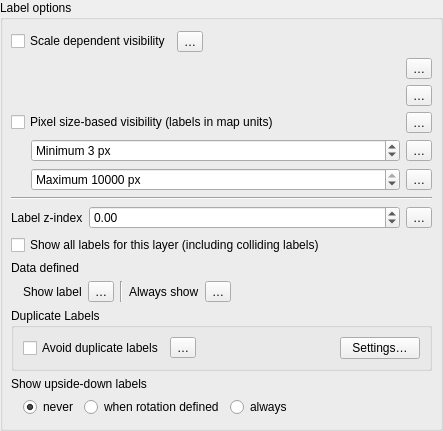
                       <widget class="QgsCollapsibleGroupBox" name="mRenderingLabelGrpBx">
                        <property name="title">
                         <string>Label options</string>
                        </property>
                        <property name="syncGroup" stdset="0">
                         <string notr="true">labelrenderinggroup</string>
                        </property>
                        <layout class="QVBoxLayout" name="verticalLayout_16">
                         <property name="leftMargin">
                          <number>8</number>
                         </property>
                         <property name="rightMargin">
                          <number>8</number>
                         </property>
                         <item>
                          <layout class="QGridLayout" name="gridLayout_9">
                           <property name="verticalSpacing">
                            <number>6</number>
                           </property>
                           <item row="0" column="0">
                            <widget class="QCheckBox" name="mScaleBasedVisibilityChkBx">
                             <property name="sizePolicy">
                              <sizepolicy hsizetype="Maximum" vsizetype="Fixed">
                               <horstretch>0</horstretch>
                               <verstretch>0</verstretch>
                              </sizepolicy>
                             </property>
                             <property name="text">
                              <string>Scale dependent visibility</string>
                             </property>
                            </widget>
                           </item>
                           <item row="0" column="1">
                            <widget class="QgsPropertyOverrideButton" name="mScaleBasedVisibilityDDBtn">
                             <property name="text">
                              <string>…</string>
                             </property>
                            </widget>
                           </item>
                           <item row="0" column="2">
                            <spacer name="horizontalSpacer_4">
                             <property name="orientation">
                              <enum>Qt::Horizontal</enum>
                             </property>
                             <property name="sizeHint" stdset="0">
                              <size>
                               <width>0</width>
                               <height>20</height>
                              </size>
                             </property>
                            </spacer>
                           </item>
                           <item row="1" column="0" colspan="3">
                            <widget class="QFrame" name="mScaleBasedVisibilityFrame">
                             <property name="frameShape">
                              <enum>QFrame::NoFrame</enum>
                             </property>
                             <layout class="QGridLayout" name="gridLayout_2" columnstretch="0,1,0">
                              <property name="leftMargin">
                               <number>20</number>
                              </property>
                              <property name="topMargin">
                               <number>0</number>
                              </property>
                              <property name="rightMargin">
                               <number>0</number>
                              </property>
                              <property name="bottomMargin">
                               <number>0</number>
                              </property>
                              <property name="verticalSpacing">
                               <number>6</number>
                              </property>
                              <item row="1" column="1">
                               <widget class="QgsScaleWidget" name="mMaxScaleWidget" native="true">
                                <property name="focusPolicy">
                                 <enum>Qt::StrongFocus</enum>
                                </property>
                                <property name="toolTip">
                                 <string>Maximum scale, i.e. most &quot;zoomed in&quot;.</string>
                                </property>
                               </widget>
                              </item>
                              <item row="1" column="2">
                               <widget class="QgsPropertyOverrideButton" name="mScaleBasedVisibilityMaxDDBtn">
                                <property name="text">
                                 <string>…</string>
                                </property>
                               </widget>
                              </item>
                              <item row="0" column="1">
                               <widget class="QgsScaleWidget" name="mMinScaleWidget" native="true">
                                <property name="focusPolicy">
                                 <enum>Qt::StrongFocus</enum>
                                </property>
                                <property name="toolTip">
                                 <string>Minimum scale, i.e. most &quot;zoomed out&quot;.</string>
                                </property>
                               </widget>
                              </item>
                              <item row="0" column="2">
                               <widget class="QgsPropertyOverrideButton" name="mScaleBasedVisibilityMinDDBtn">
                                <property name="text">
                                 <string>…</string>
                                </property>
                               </widget>
                              </item>
                              <item row="0" column="0">
                               <widget class="QLabel" name="mLabelMinScale">
                                <property name="toolTip">
                                 <string>Minimum scale, i.e. most &quot;zoomed out&quot;.</string>
                                </property>
                                <property name="text">
                                 <string/>
                                </property>
                                <property name="pixmap">
                                 <pixmap resource="../../images/images.qrc">:/images/themes/default/mActionZoomOut.svg</pixmap>
                                </property>
                               </widget>
                              </item>
                              <item row="1" column="0">
                               <widget class="QLabel" name="mLabelMaxScale">
                                <property name="toolTip">
                                 <string>Maximum scale, i.e. most &quot;zoomed in&quot;.</string>
                                </property>
                                <property name="text">
                                 <string/>
                                </property>
                                <property name="pixmap">
                                 <pixmap resource="../../images/images.qrc">:/images/themes/default/mActionZoomIn.svg</pixmap>
                                </property>
                               </widget>
                              </item>
                             </layout>
                            </widget>
                           </item>
                          </layout>
                         </item>
                         <item>
                          <layout class="QGridLayout" name="gridLayout_16">
                           <property name="verticalSpacing">
                            <number>6</number>
                           </property>
                           <item row="1" column="0" colspan="3">
                            <widget class="QFrame" name="mFontLimitPixelFrame">
                             <property name="frameShape">
                              <enum>QFrame::NoFrame</enum>
                             </property>
                             <layout class="QGridLayout" name="gridLayout_32">
                              <property name="leftMargin">
                               <number>20</number>
                              </property>
                              <property name="topMargin">
                               <number>0</number>
                              </property>
                              <property name="rightMargin">
                               <number>0</number>
                              </property>
                              <property name="bottomMargin">
                               <number>0</number>
                              </property>
                              <property name="verticalSpacing">
                               <number>6</number>
                              </property>
                              <item row="0" column="0">
                               <widget class="QgsSpinBox" name="mFontMinPixelSpinBox">
                                <property name="sizePolicy">
                                 <sizepolicy hsizetype="MinimumExpanding" vsizetype="Fixed">
                                  <horstretch>0</horstretch>
                                  <verstretch>0</verstretch>
                                 </sizepolicy>
                                </property>
                                <property name="toolTip">
                                 <string>Labels will not show if smaller than this on screen</string>
                                </property>
                                <property name="suffix">
                                 <string> px</string>
                                </property>
                                <property name="prefix">
                                 <string>Minimum </string>
                                </property>
                                <property name="minimum">
                                 <number>1</number>
                                </property>
                                <property name="maximum">
                                 <number>1000</number>
                                </property>
                                <property name="value">
                                 <number>3</number>
                                </property>
                                <property name="showClearButton" stdset="0">
                                 <bool>false</bool>
                                </property>
                               </widget>
                              </item>
                              <item row="0" column="1">
                               <widget class="QgsPropertyOverrideButton" name="mFontMinPixelDDBtn">
                                <property name="text">
                                 <string>…</string>
                                </property>
                               </widget>
                              </item>
                              <item row="1" column="0">
                               <widget class="QgsSpinBox" name="mFontMaxPixelSpinBox">
                                <property name="sizePolicy">
                                 <sizepolicy hsizetype="MinimumExpanding" vsizetype="Fixed">
                                  <horstretch>0</horstretch>
                                  <verstretch>0</verstretch>
                                 </sizepolicy>
                                </property>
                                <property name="toolTip">
                                 <string>Labels will not show if larger than this on screen</string>
                                </property>
                                <property name="suffix">
                                 <string> px</string>
                                </property>
                                <property name="prefix">
                                 <string>Maximum </string>
                                </property>
                                <property name="minimum">
                                 <number>1</number>
                                </property>
                                <property name="maximum">
                                 <number>10000</number>
                                </property>
                                <property name="value">
                                 <number>10000</number>
                                </property>
                                <property name="showClearButton" stdset="0">
                                 <bool>false</bool>
                                </property>
                               </widget>
                              </item>
                              <item row="1" column="1">
                               <widget class="QgsPropertyOverrideButton" name="mFontMaxPixelDDBtn">
                                <property name="text">
                                 <string>…</string>
                                </property>
                               </widget>
                              </item>
                             </layout>
                            </widget>
                           </item>
                           <item row="0" column="2">
                            <widget class="QgsPropertyOverrideButton" name="mFontLimitPixelDDBtn">
                             <property name="text">
                              <string>…</string>
                             </property>
                            </widget>
                           </item>
                           <item row="0" column="0" colspan="2">
                            <widget class="QCheckBox" name="mFontLimitPixelChkBox">
                             <property name="sizePolicy">
                              <sizepolicy hsizetype="Maximum" vsizetype="Fixed">
                               <horstretch>0</horstretch>
                               <verstretch>0</verstretch>
                              </sizepolicy>
                             </property>
                             <property name="text">
                              <string>Pixel size-based visibility (labels in map units)</string>
                             </property>
                            </widget>
                           </item>
                          </layout>
                         </item>
                         <item>
                          <widget class="Line" name="line_2">
                           <property name="orientation">
                            <enum>Qt::Horizontal</enum>
                           </property>
                          </widget>
                         </item>
                         <item>
                          <layout class="QHBoxLayout" name="horizontalLayout_8">
                           <item>
                            <widget class="QLabel" name="label_16">
                             <property name="text">
                              <string>Label z-index</string>
                             </property>
                            </widget>
                           </item>
                           <item>
                            <widget class="QgsDoubleSpinBox" name="mZIndexSpinBox">
                             <property name="sizePolicy">
                              <sizepolicy hsizetype="Expanding" vsizetype="Fixed">
                               <horstretch>0</horstretch>
                               <verstretch>0</verstretch>
                              </sizepolicy>
                             </property>
                             <property name="toolTip">
                              <string>Controls how labels are drawn on top of each other. Labels with a higher z-index are drawn above labels and diagrams with a lower z-index.</string>
                             </property>
                             <property name="minimum">
                              <double>-9999999.000000000000000</double>
                             </property>
                             <property name="maximum">
                              <double>9999999.000000000000000</double>
                             </property>
                            </widget>
                           </item>
                           <item>
                            <widget class="QgsPropertyOverrideButton" name="mZIndexDDBtn">
                             <property name="text">
                              <string>…</string>
                             </property>
                            </widget>
                           </item>
                          </layout>
                         </item>
                         <item>
                          <widget class="QCheckBox" name="mPalShowAllLabelsForLayerChkBx">
                           <property name="text">
                            <string>Show all labels for this layer (including colliding labels)</string>
                           </property>
                          </widget>
                         </item>
                         <item>
                          <widget class="QFrame" name="mLabelRenderingDDFrame">
                           <property name="frameShape">
                            <enum>QFrame::NoFrame</enum>
                           </property>
                           <property name="frameShadow">
                            <enum>QFrame::Raised</enum>
                           </property>
                           <layout class="QGridLayout" name="gridLayout_5">
                            <property name="leftMargin">
                             <number>0</number>
                            </property>
                            <property name="topMargin">
                             <number>0</number>
                            </property>
                            <property name="rightMargin">
                             <number>0</number>
                            </property>
                            <property name="bottomMargin">
                             <number>0</number>
                            </property>
                            <property name="verticalSpacing">
                             <number>6</number>
                            </property>
                            <item row="1" column="6">
                             <spacer name="horizontalSpacer_23">
                              <property name="orientation">
                               <enum>Qt::Horizontal</enum>
                              </property>
                              <property name="sizeHint" stdset="0">
                               <size>
                                <width>195</width>
                                <height>20</height>
                               </size>
                              </property>
                             </spacer>
                            </item>
                            <item row="1" column="2">
                             <widget class="QgsPropertyOverrideButton" name="mShowLabelDDBtn">
                              <property name="text">
                               <string>…</string>
                              </property>
                             </widget>
                            </item>
                            <item row="1" column="5">
                             <widget class="QgsPropertyOverrideButton" name="mAlwaysShowDDBtn">
                              <property name="text">
                               <string>…</string>
                              </property>
                             </widget>
                            </item>
                            <item row="1" column="4">
                             <widget class="QLabel" name="mAlwaysShowLabel">
                              <property name="sizePolicy">
                               <sizepolicy hsizetype="Maximum" vsizetype="Preferred">
                                <horstretch>0</horstretch>
                                <verstretch>0</verstretch>
                               </sizepolicy>
                              </property>
                              <property name="text">
                               <string>Always show</string>
                              </property>
                             </widget>
                            </item>
                            <item row="1" column="1">
                             <widget class="QLabel" name="mShowLabelLabel">
                              <property name="enabled">
                               <bool>true</bool>
                              </property>
                              <property name="sizePolicy">
                               <sizepolicy hsizetype="Maximum" vsizetype="Preferred">
                                <horstretch>0</horstretch>
                                <verstretch>0</verstretch>
                               </sizepolicy>
                              </property>
                              <property name="text">
                               <string>Show label</string>
                              </property>
                             </widget>
                            </item>
                            <item row="1" column="0">
                             <spacer name="horizontalSpacer_10">
                              <property name="orientation">
                               <enum>Qt::Horizontal</enum>
                              </property>
                              <property name="sizeType">
                               <enum>QSizePolicy::Fixed</enum>
                              </property>
                              <property name="sizeHint" stdset="0">
                               <size>
                                <width>6</width>
                                <height>20</height>
                               </size>
                              </property>
                             </spacer>
                            </item>
                            <item row="1" column="3">
                             <widget class="Line" name="line_4">
                              <property name="orientation">
                               <enum>Qt::Vertical</enum>
                              </property>
                             </widget>
                            </item>
                            <item row="0" column="0" colspan="7">
                             <widget class="QLabel" name="label_3">
                              <property name="text">
                               <string>Data defined</string>
                              </property>
                             </widget>
                            </item>
                           </layout>
                          </widget>
                         </item>
                         <item>
                          <widget class="QgsCollapsibleGroupBox" name="mObstaclesGroupBox_2">
                           <property name="title">
                            <string>Duplicate Labels</string>
                           </property>
                           <layout class="QVBoxLayout" name="verticalLayout_24">
                            <item>
                             <layout class="QHBoxLayout" name="horizontalLayout_18" stretch="0,0,0,0">
                              <item>
                               <widget class="QCheckBox" name="mChkNoDuplicates">
                                <property name="enabled">
                                 <bool>true</bool>
                                </property>
                                <property name="text">
                                 <string>Avoid duplicate labels</string>
                                </property>
                               </widget>
                              </item>
                              <item>
                               <widget class="QgsPropertyOverrideButton" name="mNoDuplicatesDDBtn">
                                <property name="text">
                                 <string>…</string>
                                </property>
                               </widget>
                              </item>
                              <item>
                               <spacer name="horizontalSpacer_6">
                                <property name="orientation">
                                 <enum>Qt::Horizontal</enum>
                                </property>
                                <property name="sizeHint" stdset="0">
                                 <size>
                                  <width>40</width>
                                  <height>20</height>
                                 </size>
                                </property>
                               </spacer>
                              </item>
                              <item>
                               <widget class="QPushButton" name="mDuplicateSettingsButton">
                                <property name="text">
                                 <string>Settings…</string>
                                </property>
                               </widget>
                              </item>
                             </layout>
                            </item>
                           </layout>
                          </widget>
                         </item>
                         <item>
                          <widget class="QFrame" name="mUpsidedownFrame">
                           <layout class="QGridLayout" name="gridLayout">
                            <property name="leftMargin">
                             <number>0</number>
                            </property>
                            <property name="topMargin">
                             <number>0</number>
                            </property>
                            <property name="rightMargin">
                             <number>0</number>
                            </property>
                            <property name="bottomMargin">
                             <number>0</number>
                            </property>
                            <property name="verticalSpacing">
                             <number>6</number>
                            </property>
                            <item row="1" column="3">
                             <widget class="QRadioButton" name="mUpsidedownRadioAll">
                              <property name="text">
                               <string>always</string>
                              </property>
                             </widget>
                            </item>
                            <item row="1" column="1">
                             <widget class="QRadioButton" name="mUpsidedownRadioOff">
                              <property name="sizePolicy">
                               <sizepolicy hsizetype="Maximum" vsizetype="Fixed">
                                <horstretch>0</horstretch>
                                <verstretch>0</verstretch>
                               </sizepolicy>
                              </property>
                              <property name="text">
                               <string>never</string>
                              </property>
                              <property name="checked">
                               <bool>true</bool>
                              </property>
                             </widget>
                            </item>
                            <item row="1" column="2">
                             <widget class="QRadioButton" name="mUpsidedownRadioDefined">
                              <property name="sizePolicy">
                               <sizepolicy hsizetype="Maximum" vsizetype="Fixed">
                                <horstretch>0</horstretch>
                                <verstretch>0</verstretch>
                               </sizepolicy>
                              </property>
                              <property name="text">
                               <string>when rotation defined</string>
                              </property>
                             </widget>
                            </item>
                            <item row="1" column="0">
                             <spacer name="horizontalSpacer_3">
                              <property name="orientation">
                               <enum>Qt::Horizontal</enum>
                              </property>
                              <property name="sizeType">
                               <enum>QSizePolicy::Fixed</enum>
                              </property>
                              <property name="sizeHint" stdset="0">
                               <size>
                                <width>6</width>
                                <height>20</height>
                               </size>
                              </property>
                             </spacer>
                            </item>
                            <item row="0" column="0" colspan="4">
                             <widget class="QLabel" name="mUpsidedownLabel">
                              <property name="text">
                               <string>Show upside-down labels</string>
                              </property>
                             </widget>
                            </item>
                           </layout>
                          </widget>
                         </item>
                        </layout>
                       </widget>
